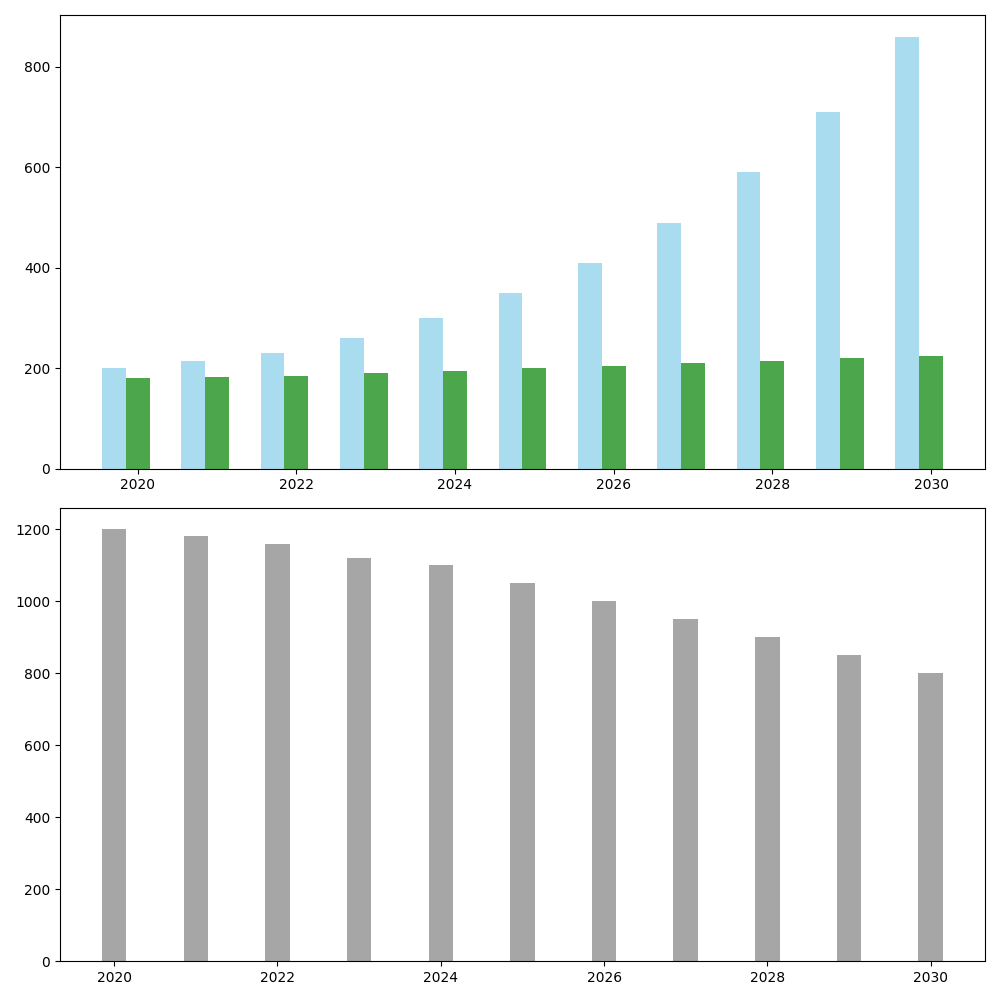

Python code for this plot:
import matplotlib.pyplot as plt
import numpy as np

years = np.arange(2020, 2031)
wind_energy = [200, 215, 230, 260, 300, 350, 410, 490, 590, 710, 860]
hydro_energy = [180, 182, 185, 190, 195, 200, 205, 210, 215, 220, 225]
fossil_energy = [1200, 1180, 1160, 1120, 1100, 1050, 1000, 950, 900, 850, 800]

fig, (ax1, ax2) = plt.subplots(2, 1, figsize=(10, 10))

# Grouped bar chart for wind and hydro energy
width = 0.3
ax1.bar(years - width, wind_energy, width, color='skyblue', alpha=0.7)
ax1.bar(years, hydro_energy, width, color='green', alpha=0.7)

# Grouped bar chart for fossil energy
ax2.bar(years, fossil_energy, width, color='gray', alpha=0.7)

ax1.tick_params(labelsize=10)
ax2.tick_params(labelsize=10)

plt.tight_layout()
plt.show()
